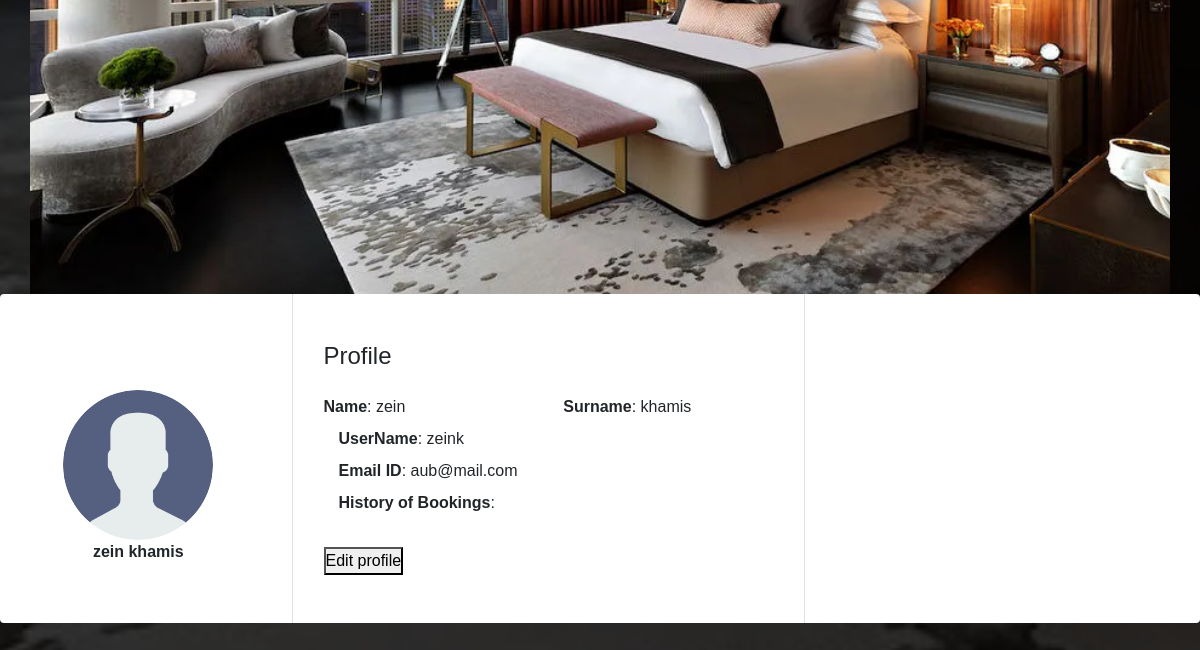
The page / (signed in, lower part) on the database as committed earlier.
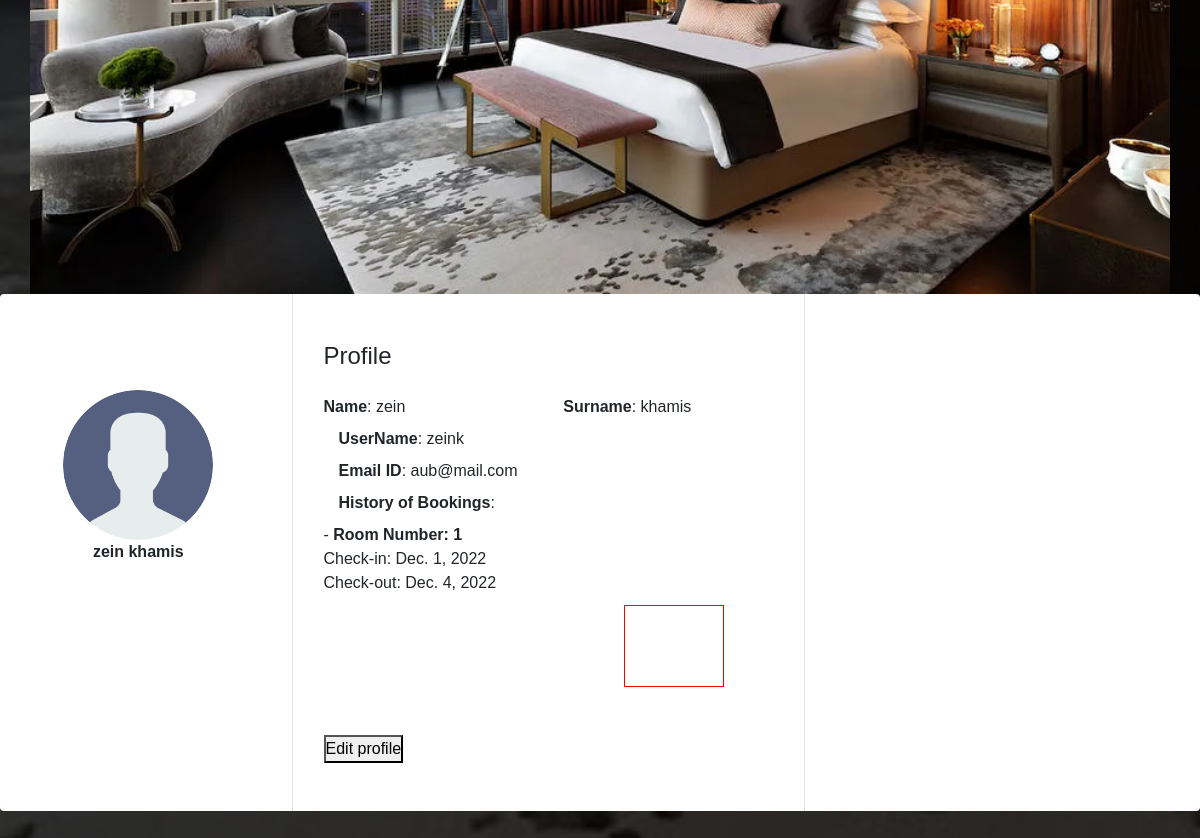
The same page on the database as committed later.
### main/models.py (models this page shows, shortened)
class reservation(models.Model):
    room_id = models.ForeignKey(room, on_delete=models.DO_NOTHING)
    client_id = models.ForeignKey(User, on_delete=models.DO_NOTHING)
    start_date1 = models.DateField()
    end_date1 = models.DateField()

class room(models.Model):
    reserved = models.BooleanField()
    room_number = models.IntegerField()
    price_per_night = models.IntegerField()
    single = models.BooleanField()
    smoking = models.BooleanField()
    stars = models.IntegerField()
    def __str__(self):
        return ("Room Number: "+str(self.room_number))

### main/views.py (the view)
# urls.py: path("", views.home, name="home"),
def home(response):
    D = {}
    currentUser = response.user
    if currentUser.is_authenticated:
        D["username"] = response.user.username
        D["first_name"] = response.user.first_name
        D["last_name"] = response.user.last_name
        D["email"] = response.user.email
        return render(response, "main/homepages.html", D)
    else:
        return render(response, "main/homepages.html", D)

### main/templates/main/homepages.html (shortened to what this page needs)
<!DOCTYPE html>
<html lang="en">
    <head>
        <link rel="stylesheet" href="C:\Users\Alex\Documents\GitHub\351project\main\static\styles.css">
    </head>
    <body>
            <link rel="stylesheet" href="static\book.css">
        <section id="book">
            <head>
                <link rel="stylesheet" href="static\styles.css">
                <link rel="stylesheet" href="https://stackpath.bootstrapcdn.com/font-awesome/4.7.0/css/font-awesome.min.css">
                <link rel="stylesheet" href="https://maxcdn.bootstrapcdn.com/bootstrap/4.5.0/css/bootstrap.min.css">
            </head>
            <body>
                <div class="container">
            </body>
        </section>
        {% if user.is_authenticated %}
        <section id="Profile">
          <link rel="stylesheet" href="static\styles.css">
          <body>
            <div class="rounded bg-white mt-5 mb-5">
              <div class="row">
                  <div class="col-md-3 border-right">
                      <div class="d-flex flex-column align-items-center text-center p-3 py-5"><img class="rounded-circle mt-5" width="150px" src="static/user.png"><span class="font-weight-bold">{{first_name}} {{last_name}}</span></div>
                  </div>
                  <div class="col-md-5 border-right">
                      <div class="p-3 py-5">
                          <div class="d-flex justify-content-between align-items-center mb-3">
                              <h4 class="text-right">Profile</h4>
                          </div>
                          <div class="row mt-2">
                              <div class="col-md-6"><label class="labels"><b>Name</b>: {{user.first_name}}</label></div>
                              <div class="col-md-6"><label class="labels"><b>Surname</b>: {{user.last_name}}</label></div>
                          </div>
                          <div>
                              <div class="col-md-12"><label class="labels"><b>UserName</b>: {{user.username}}</label></div>
                              <div class="col-md-12"><label class="labels"><b>Email ID</b>: {{user.email}}</label></div>
                              <div class = "col-md-12"><label class = "labels"><b>History of Bookings</b>: </label></div>
                              {% for booking in user.reservation_set.all%}
                               - <b>{{booking.room_id}}</b> <br> Check-in: {{booking.start_date1}} <br> Check-out: {{booking.end_date1}}<br>
                              <form method = "post" id = "deleteRes" action = "deleteRes/">
                                <button type="submit" value="Submit" id="cancel-btn">Cancel Booking</button>
                                <br>
                                <br>
                              </form>
                              {% endfor %}
                          </div>
                          <br>
                          <form method = "post" id="usernamePass" action = "editprofile/">
                            <button value = {{user.username}}, id = "user"> Edit profile </button>
                          </form>
                      </div>
                  </div>
              </div>
          </div>
          </body>
        </section>
        {% endif %}

Rows that differ between the two databases and show on the page:
added reservation: room_id "Room Number: 1", start_date1 "Dec. 1, 2022", end_date1 "Dec. 4, 2022"
